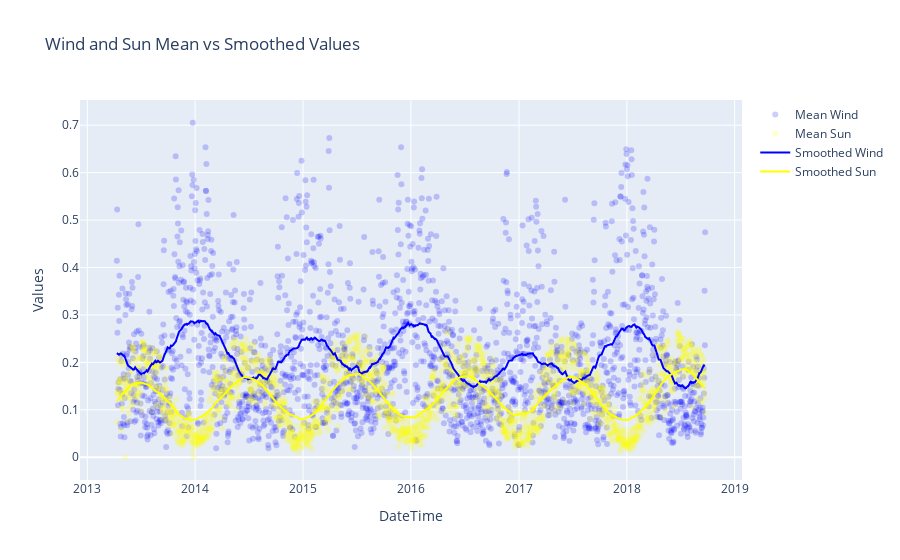

The cell this chart's notebook holds for it:
### Code cell
import numpy as np
import plotly.graph_objects as go

# Create scatter and line plots using Plotly
fig = go.Figure()

# Scatter plots
fig.add_trace(go.Scatter(x=df_mean_D.index, y=df_mean_D['mean_wind'], mode='markers',
                         marker=dict(color='blue', opacity=0.2), name='Mean Wind'))
fig.add_trace(go.Scatter(x=df_mean_D.index, y=df_mean_D['mean_sun'], mode='markers',
                         marker=dict(color='yellow', opacity=0.2), name='Mean Sun'))

# Line plots
fig.add_trace(go.Scatter(x=df_mean_D.index, y=df_mean_D['smothed_wind'], mode='lines',
                         line=dict(color='blue'), name='Smoothed Wind'))
fig.add_trace(go.Scatter(x=df_mean_D.index, y=df_mean_D['smothed_sun'], mode='lines',
                         line=dict(color='yellow'), name='Smoothed Sun'))

# Update layout
fig.update_layout(title='Wind and Sun Mean vs Smoothed Values',
                  xaxis_title='DateTime',
                  yaxis_title='Values')

# Display the figure
fig.show()

### Figure 1 — Plotly figure (JSON) as saved in the notebook; plotly's stock layout.template omitted (floating-point values rounded to 4 significant figures; data arrays with more than 128 entries replaced by an {"elided": "..."} marker saying what was removed)
{"data": [{"marker": {"color": "blue", "opacity": 0.2}, "mode": "markers", "name": "Mean Wind", "type": "scatter", "x": {"elided": "1992 str values"}, "y": {"elided": "1992 float values"}}, {"marker": {"color": "yellow", "opacity": 0.2}, "mode": "markers", "name": "Mean Sun", "type": "scatter", "x": {"elided": "1992 str values"}, "y": {"elided": "1992 float values"}}, {"line": {"color": "blue"}, "mode": "lines", "name": "Smoothed Wind", "type": "scatter", "x": {"elided": "1992 str values"}, "y": {"elided": "1992 float values"}}, {"line": {"color": "yellow"}, "mode": "lines", "name": "Smoothed Sun", "type": "scatter", "x": {"elided": "1992 str values"}, "y": {"elided": "1992 float values"}}], "layout": {"title": {"text": "Wind and Sun Mean vs Smoothed Values"}, "xaxis": {"title": {"text": "DateTime"}}, "yaxis": {"title": {"text": "Values"}}}}
